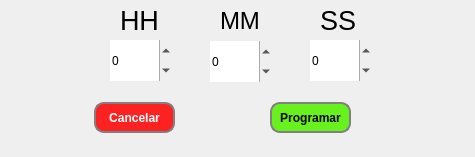
<?xml version="1.0" encoding="UTF-8"?>
<ui version="4.0">
 <class>ajuste</class>
 <widget class="QMainWindow" name="ajuste">
  <property name="geometry">
   <rect>
    <x>0</x>
    <y>0</y>
    <width>475</width>
    <height>157</height>
   </rect>
  </property>
  <property name="windowTitle">
   <string>Ajustar</string>
  </property>
  <widget class="QWidget" name="centralwidget">
   <widget class="QPushButton" name="pushButton">
    <property name="geometry">
     <rect>
      <x>270</x>
      <y>102</y>
      <width>81</width>
      <height>31</height>
     </rect>
    </property>
    <property name="styleSheet">
     <string notr="true"> border: 2px solid gray;  border-radius: 10px;  padding: 0 8px;  background: rgb(103,241,29); font-weight:bold; </string>
    </property>
    <property name="text">
     <string>Programar</string>
    </property>
   </widget>
   <widget class="QPushButton" name="pushButton_2">
    <property name="geometry">
     <rect>
      <x>94</x>
      <y>102</y>
      <width>81</width>
      <height>31</height>
     </rect>
    </property>
    <property name="styleSheet">
     <string notr="true">border: 2px solid gray;  border-radius: 10px;  padding: 0 8px;  background: rgba(255, 0, 0, 0.86); color: white; font-weight:bold;</string>
    </property>
    <property name="text">
     <string>Cancelar</string>
    </property>
   </widget>
   <widget class="QSpinBox" name="horass">
    <property name="geometry">
     <rect>
      <x>110</x>
      <y>40</y>
      <width>61</width>
      <height>41</height>
     </rect>
    </property>
    <property name="styleSheet">
     <string notr="true">font: 30pt &quot;MS Shell Dlg 2&quot;;
</string>
    </property>
    <property name="wrapping">
     <bool>true</bool>
    </property>
    <property name="frame">
     <bool>false</bool>
    </property>
    <property name="readOnly">
     <bool>false</bool>
    </property>
    <property name="accelerated">
     <bool>true</bool>
    </property>
    <property name="keyboardTracking">
     <bool>true</bool>
    </property>
    <property name="showGroupSeparator" stdset="0">
     <bool>false</bool>
    </property>
   </widget>
   <widget class="QSpinBox" name="minutoss">
    <property name="geometry">
     <rect>
      <x>210</x>
      <y>41</y>
      <width>61</width>
      <height>41</height>
     </rect>
    </property>
    <property name="styleSheet">
     <string notr="true">font: 30pt &quot;MS Shell Dlg 2&quot;;
</string>
    </property>
    <property name="wrapping">
     <bool>true</bool>
    </property>
    <property name="frame">
     <bool>false</bool>
    </property>
    <property name="accelerated">
     <bool>true</bool>
    </property>
    <property name="maximum">
     <number>59</number>
    </property>
   </widget>
   <widget class="QSpinBox" name="segundoss">
    <property name="geometry">
     <rect>
      <x>310</x>
      <y>40</y>
      <width>61</width>
      <height>41</height>
     </rect>
    </property>
    <property name="styleSheet">
     <string notr="true">font: 30pt &quot;MS Shell Dlg 2&quot;;</string>
    </property>
    <property name="wrapping">
     <bool>true</bool>
    </property>
    <property name="frame">
     <bool>false</bool>
    </property>
    <property name="maximum">
     <number>59</number>
    </property>
   </widget>
   <widget class="QLabel" name="label">
    <property name="geometry">
     <rect>
      <x>120</x>
      <y>10</y>
      <width>41</width>
      <height>21</height>
     </rect>
    </property>
    <property name="font">
     <font>
      <pointsize>20</pointsize>
     </font>
    </property>
    <property name="text">
     <string>HH</string>
    </property>
   </widget>
   <widget class="QLabel" name="label_2">
    <property name="geometry">
     <rect>
      <x>220</x>
      <y>10</y>
      <width>41</width>
      <height>21</height>
     </rect>
    </property>
    <property name="font">
     <font>
      <pointsize>18</pointsize>
     </font>
    </property>
    <property name="text">
     <string>MM</string>
    </property>
   </widget>
   <widget class="QLabel" name="label_3">
    <property name="geometry">
     <rect>
      <x>320</x>
      <y>10</y>
      <width>47</width>
      <height>21</height>
     </rect>
    </property>
    <property name="font">
     <font>
      <pointsize>20</pointsize>
     </font>
    </property>
    <property name="text">
     <string>SS</string>
    </property>
   </widget>
  </widget>
 </widget>
 <resources/>
 <connections>
  <connection>
   <sender>pushButton_2</sender>
   <signal>clicked()</signal>
   <receiver>ajuste</receiver>
   <slot>close()</slot>
   <hints>
    <hint type="sourcelabel">
     <x>135</x>
     <y>117</y>
    </hint>
    <hint type="destinationlabel">
     <x>156</x>
     <y>93</y>
    </hint>
   </hints>
  </connection>
  <connection>
   <sender>ajuste</sender>
   <signal>destroyed()</signal>
   <receiver>ajuste</receiver>
   <slot>close()</slot>
   <hints>
    <hint type="sourcelabel">
     <x>339</x>
     <y>20</y>
    </hint>
    <hint type="destinationlabel">
     <x>347</x>
     <y>40</y>
    </hint>
   </hints>
  </connection>
  <connection>
   <sender>pushButton</sender>
   <signal>clicked()</signal>
   <receiver>ajuste</receiver>
   <slot>openAlarmas()</slot>
   <hints>
    <hint type="sourcelabel">
     <x>306</x>
     <y>119</y>
    </hint>
    <hint type="destinationlabel">
     <x>329</x>
     <y>145</y>
    </hint>
   </hints>
  </connection>
  <connection>
   <sender>minutoss</sender>
   <signal>valueChanged(int)</signal>
   <receiver>ajuste</receiver>
   <slot>limitMinute()</slot>
   <hints>
    <hint type="sourcelabel">
     <x>247</x>
     <y>55</y>
    </hint>
    <hint type="destinationlabel">
     <x>230</x>
     <y>101</y>
    </hint>
   </hints>
  </connection>
 </connections>
 <slots>
  <slot>openAlarmas()</slot>
  <slot>limitMinute()</slot>
 </slots>
</ui>
